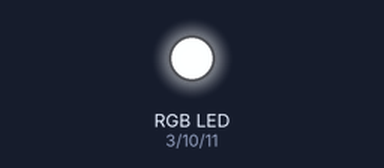
Simulated run of this sketch. Board: Arduino Uno, built with avr-gcc and run on an emulated ATmega328P. Parts: an RGB LED mixed from three pins (HIGH = lit).

Above: at 0.05 s.
At 1.95 s:
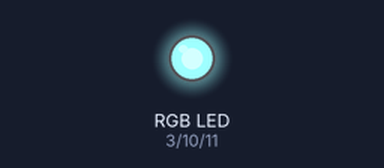
At 3.85 s:
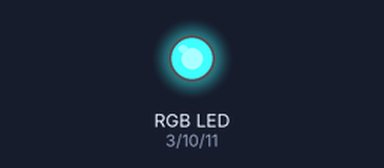
At 7.65 s:
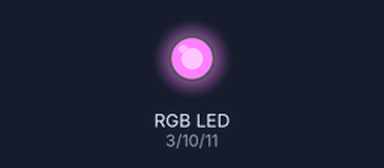
At 11.45 s:
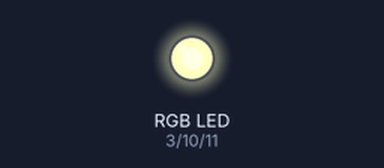
At 15.25 s:
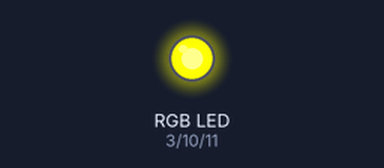
Timing chart, 0 to 21.2 s (numbered marks = the images above):
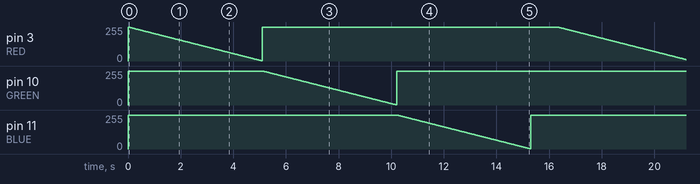

Measured:
- by itself, pin 11 (BLUE): ramps from 255/255 to 1/255 and jumps back, once every 15.8 s

The sketch:

IndividualLightFade.ino.ino
```cpp
int light = 0; // store the current light value
int RED = 3;
int GREEN = 10;
int BLUE = 11;

void setup() {
    pinMode(RED, OUTPUT);
    pinMode(GREEN, OUTPUT);
    pinMode(BLUE, OUTPUT);
}

void loop() {
    analogWrite(RED, 255);
    analogWrite(GREEN, 255);
    analogWrite(BLUE, 255);
    for (int i = 255; i > 0; i--) {
      analogWrite(RED, i);
      delay(20);
    }
    analogWrite(RED, 255);
    for (int i = 255; i > 0; i--) {
      analogWrite(GREEN, i);
      delay(20);
    }
    analogWrite(GREEN, 255);
    for (int i = 255; i > 0; i--) {
      analogWrite(BLUE, i);
      delay(20);
    }
    analogWrite(RED, 255);
    analogWrite(BLUE, 255);
    analogWrite(GREEN, 255);
    delay(1000);
}
```
